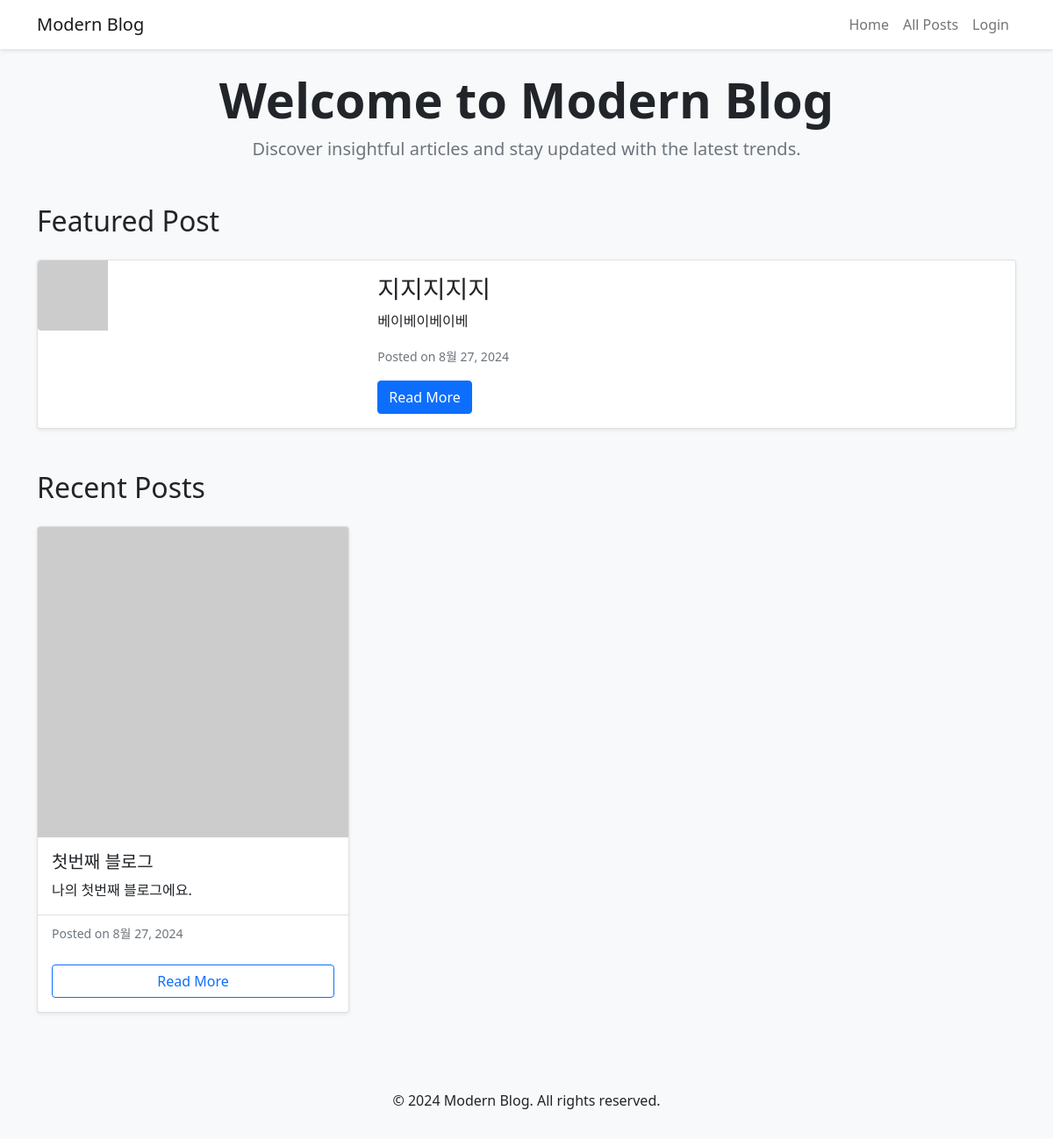
The app's page /, older data.
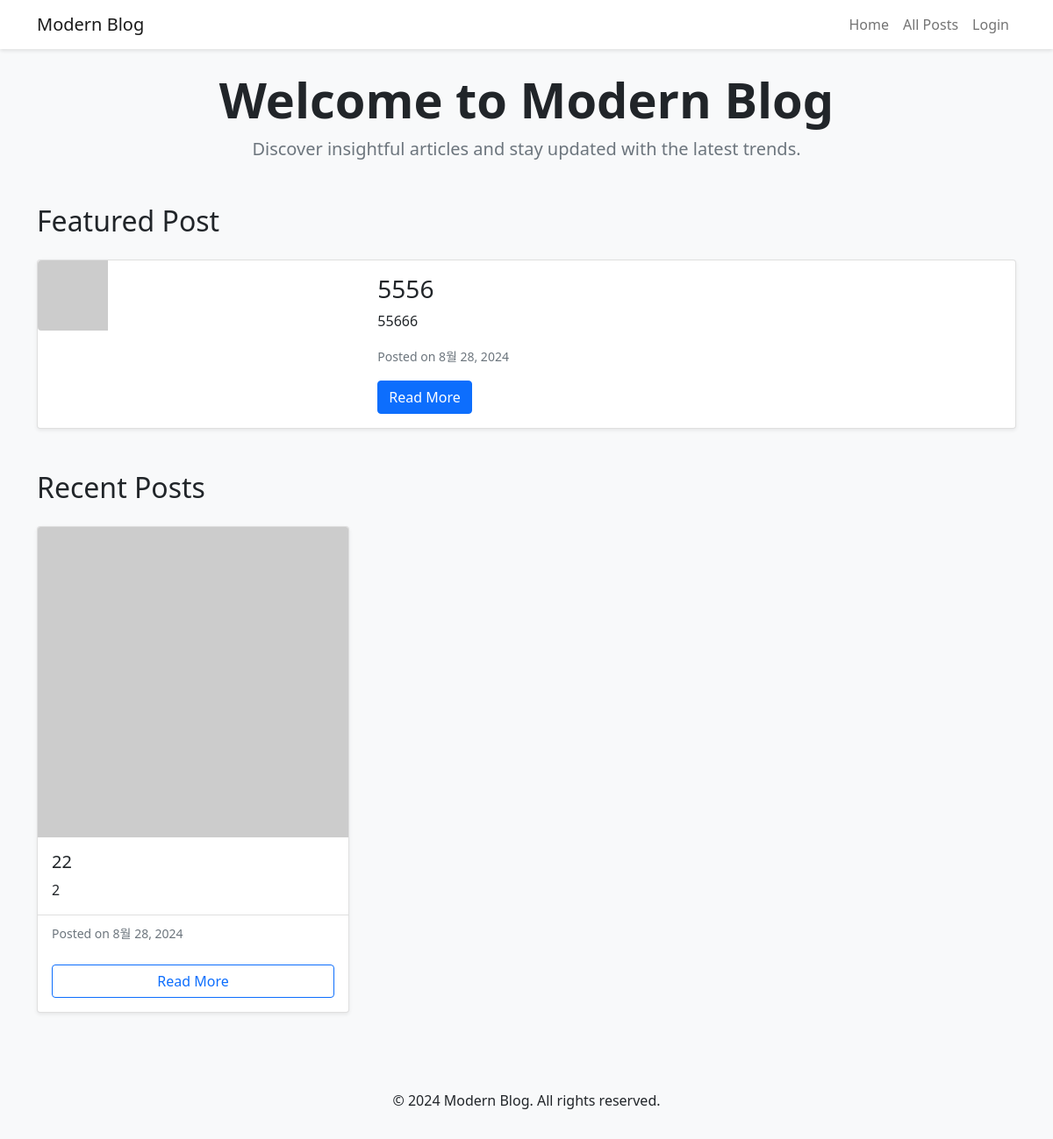
The same page, newer data.
### blog/models.py (models this page shows, shortened)
class Post(models.Model):
    title = models.CharField(max_length=200)
    content = models.TextField()
    created_date = models.DateTimeField(default=timezone.now)
    modified_date = models.DateTimeField(auto_now=True)
    category = models.ForeignKey(Category, on_delete=models.SET_NULL, null=True, related_name='posts')
    author = models.ForeignKey(User, on_delete=models.CASCADE)
    class Meta:
        ordering = ['-created_date']

### blog/views.py (the view)
# urls.py: path('', views.home, name='home'),
def home(request):
    recent_posts = Post.objects.order_by('-created_date')[:5]
    return render(request, 'blog/home.html', {'recent_posts': recent_posts})

### blog/context_processors.py (called while the page is built)
def categories(request):
    return {'categories': Category.objects.exclude(slug='')}

### templates/blog/home.html (shortened to what this page needs)
{% extends 'blog/base.html' %}
{% block content %}
<div class="container">
    <header class="text-center mb-5">
        <h1 class="display-4 fw-bold">Welcome to Modern Blog</h1>
        <p class="lead text-muted">Discover insightful articles and stay updated with the latest trends.</p>
    </header>
    <section class="mb-5">
        <h2 class="mb-4">Featured Post</h2>
        {% if recent_posts %}
        {% with recent_posts|first as featured_post %}
        <div class="card shadow-sm">
            <div class="row g-0">
                <div class="col-md-4">
                    <img src="<https://via.placeholder.com/300x200>" class="img-fluid rounded-start" alt="Featured post image">
                </div>
                <div class="col-md-8">
                    <div class="card-body">
                        <h3 class="card-title">{{ featured_post.title }}</h3>
                        <p class="card-text">{{ featured_post.content|truncatewords:50 }}</p>
                        <p class="card-text"><small class="text-muted">Posted on {{ featured_post.created_date|date:"F d, Y" }}</small></p>
                        <a href="{% url 'post_detail' pk=featured_post.pk %}" class="btn btn-primary">Read More</a>
                    </div>
                </div>
            </div>
        </div>
        {% endwith %}
        {% endif %}
    </section>
    <section>
        <h2 class="mb-4">Recent Posts</h2>
        <div class="row row-cols-1 row-cols-md-2 row-cols-lg-3 g-4">
            {% for post in recent_posts|slice:"1:" %}
            <div class="col">
                <div class="card h-100 shadow-sm">
                    <img src="<https://via.placeholder.com/300x200>" class="card-img-top" alt="Post image">
                    <div class="card-body">
                        <h5 class="card-title">{{ post.title }}</h5>
                        <p class="card-text">{{ post.content|truncatewords:20 }}</p>
                    </div>
                    <div class="card-footer bg-transparent">
                        <small class="text-muted">Posted on {{ post.created_date|date:"F d, Y" }}</small>
                    </div>
                    <a href="{% url 'post_detail' pk=post.pk %}" class="btn btn-outline-primary m-3">Read More</a>
                </div>
            </div>
            {% empty %}
            <div class="col-12">
                <p class="text-center">No posts available yet. Check back soon!</p>
            </div>
            {% endfor %}
        </div>
    </section>
</div>
{% endblock %}

### templates/blog/base.html (shortened to what this page needs)
<!DOCTYPE html>
<html lang="en">
<head>
    <link href="https://cdn.jsdelivr.net/npm/bootstrap@5.1.3/dist/css/bootstrap.min.css" rel="stylesheet">
    <link href="https://cdnjs.cloudflare.com/ajax/libs/font-awesome/5.15.3/css/all.min.css" rel="stylesheet">
</head>
<body>
    <header>
        <nav class="navbar navbar-expand-lg navbar-light bg-white">
            <div class="container">
                <a class="navbar-brand" href="{% url 'home' %}">Modern Blog</a>
                <div class="collapse navbar-collapse" id="navbarNav">
                    <ul class="navbar-nav ms-auto">
                        <li class="nav-item">
                            <a class="nav-link" href="{% url 'home' %}">Home</a>
                        </li>
                        <li class="nav-item">
                            <a class="nav-link" href="{% url 'post_list' %}">All Posts</a>
                        </li>
                        {% if user.is_authenticated %}
                            <li class="nav-item">
                                <a class="nav-link" href="{% url 'post_create' %}">New Post</a>
                            </li>
                            <li class="nav-item">
                                <a class="nav-link" href="{% url 'logout' %}?next={{ request.path }}">Logout</a>
                            </li>
                        {% else %}
                            <li class="nav-item">
                                <a class="nav-link" href="{% url 'login' %}">Login</a>
                            </li>
                        {% endif %}
                    </ul>
                </div>
            </div>
        </nav>
    </header>
    <main class="py-4">
        {% block content %}
        {% endblock %}
    </main>
    <footer class="bg-light text-center py-3 mt-5">
        <p>&copy; 2024 Modern Blog. All rights reserved.</p>
    </footer>
</body>
</html>

### templates/blog/base.html (style rules this page uses)
body { background-color: #f8f9fa; }
.navbar { box-shadow: 0 2px 4px rgba(0,0,0,.1); }

Row changes from the older to the newer data that the page shows:
removed Post: title "지지지지지", content "베이베이베이베", created_date "8월 27, 2024"
removed Post: title "첫번째 블로그", content "나의 첫번째 블로그에요.", created_date "8월 27, 2024"
added Post: title "5556", content "55666", created_date "8월 28, 2024"
added Post: title "22", content "2", created_date "8월 28, 2024"
